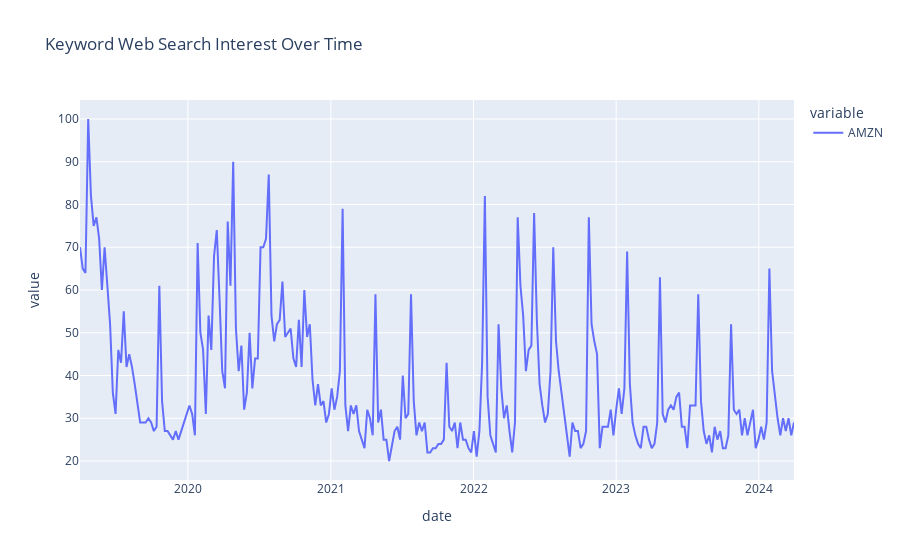

Source (notebook cell):
### Code cell
pytrend = TrendReq()

#provide your search terms
kw_list=['AMZN']

#search interest per region
#run model for keywords (can also be competitors)
pytrend.build_payload(kw_list, cat=0, timeframe='today 5-y') 

data = pytrend.interest_over_time() 
data = data.drop(columns=['isPartial'])
data = data.reset_index() 

fig = px.line(data, x="date", y=['AMZN'], title='Keyword Web Search Interest Over Time')
fig.show()

### Figure 1 — Plotly figure (JSON) as saved in the notebook; plotly's stock layout.template omitted (floating-point values rounded to 4 significant figures; data arrays with more than 128 entries replaced by an {"elided": "..."} marker saying what was removed)
{"data": [{"hovertemplate": "variable=AMZN<br>date=%{x}<br>value=%{y}<extra></extra>", "legendgroup": "AMZN", "line": {"color": "#636efa", "dash": "solid"}, "marker": {"symbol": "circle"}, "mode": "lines", "name": "AMZN", "orientation": "v", "showlegend": true, "type": "scatter", "x": {"elided": "262 str values"}, "xaxis": "x", "y": {"elided": "262 int values"}, "yaxis": "y"}], "layout": {"legend": {"title": {"text": "variable"}, "tracegroupgap": 0}, "title": {"text": "Keyword Web Search Interest Over Time"}, "xaxis": {"anchor": "y", "domain": [0, 1], "title": {"text": "date"}}, "yaxis": {"anchor": "x", "domain": [0, 1], "title": {"text": "value"}}}}
